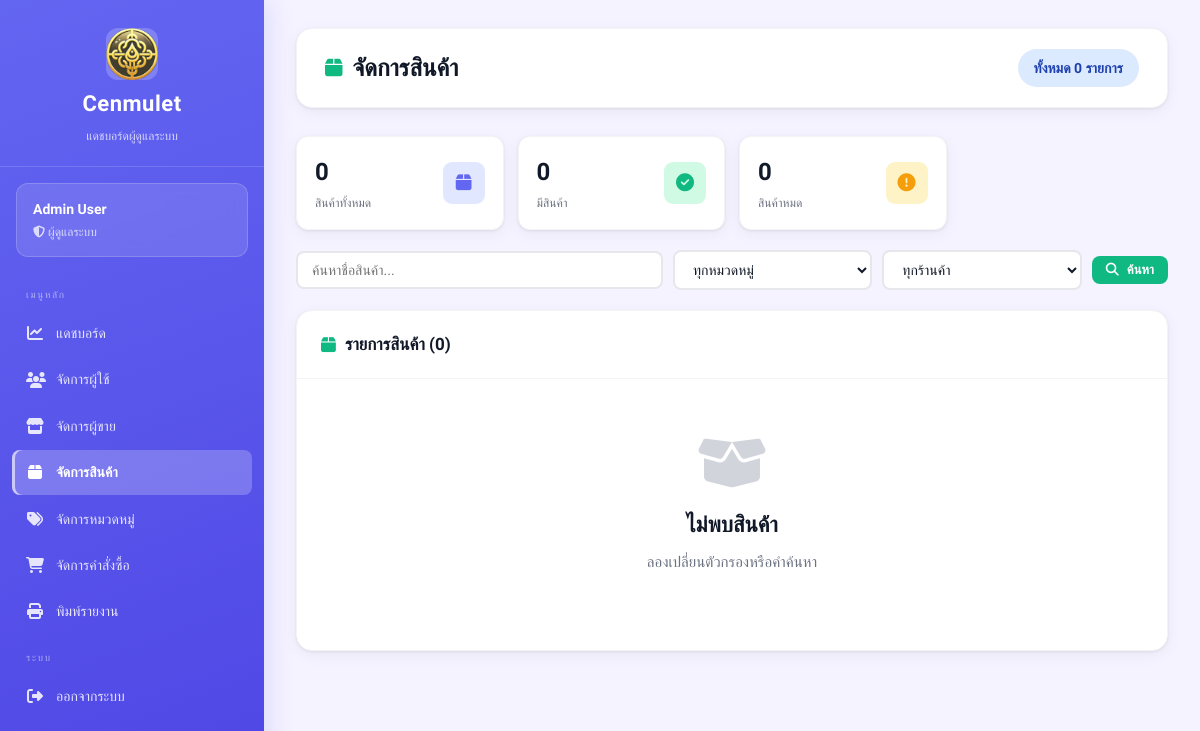
The page /views/admin/products.php (signed in) on the database as committed earlier.
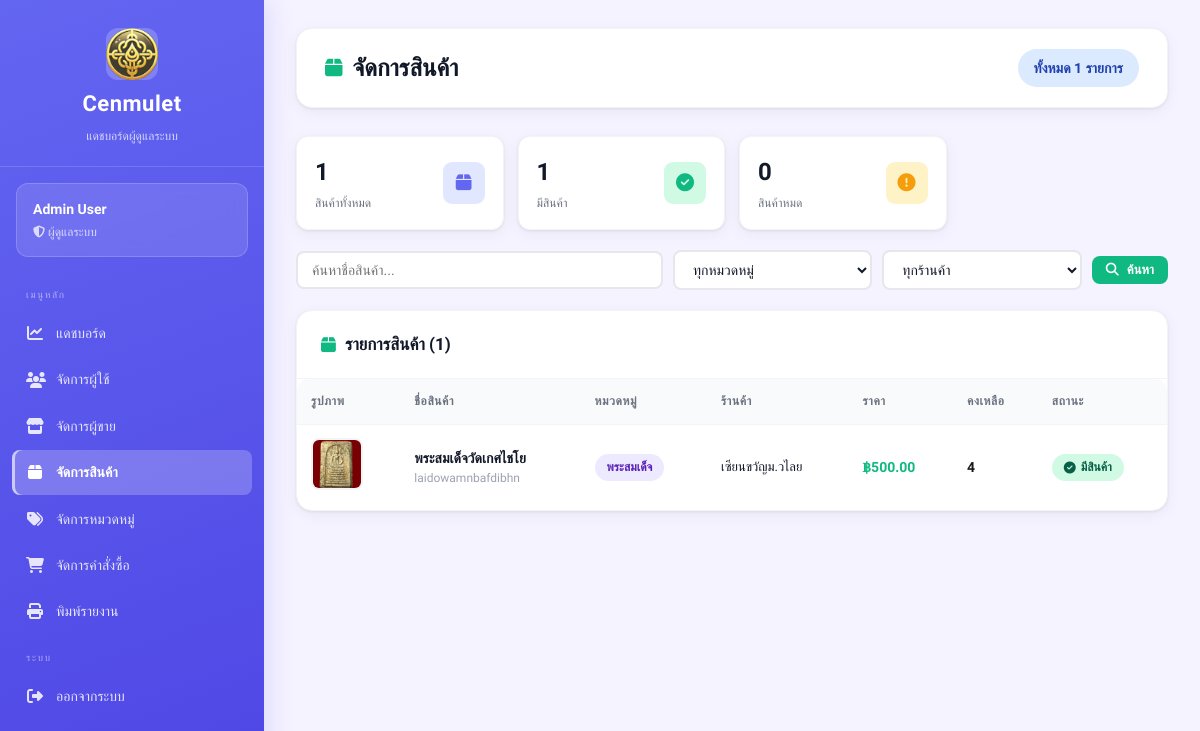
The same page on the database as committed later.
### tables this page shows
CREATE TABLE amulets (
    id INTEGER PRIMARY KEY AUTOINCREMENT,
    amulet_name TEXT,
    source TEXT,
    quantity INTEGER,
    price REAL,
    image TEXT,
    sellerId INTEGER,
    categoryId INTEGER,
    FOREIGN KEY (sellerId) REFERENCES sellers(id),
    FOREIGN KEY (categoryId) REFERENCES categories(id)
);

CREATE TABLE categories (
    id INTEGER PRIMARY KEY AUTOINCREMENT,
    category_name TEXT
);

CREATE TABLE sellers (
    id INTEGER PRIMARY KEY AUTOINCREMENT,
    fullname TEXT,
    store_name TEXT,
    username TEXT UNIQUE,
    password TEXT,
    address TEXT,
    img_store TEXT,
    tel TEXT,
    pay_contax TEXT,
    id_per TEXT,
    img_per TEXT,

    status TEXT DEFAULT 'pending',
    reject_reason TEXT,
    reviewed_at DATETIME
);

### views/admin/products.php (the view, shortened to what the changed rows need)
<?php
require_once __DIR__ . "/../../config/db.php";
$conditions = [];
$params     = [];
$where = $conditions ? "WHERE " . implode(" AND ", $conditions) : "";
$stmt = $db->prepare("
    SELECT a.*, c.category_name, s.store_name
    FROM amulets a
    LEFT JOIN categories c ON a.categoryId = c.id
    LEFT JOIN sellers s ON a.sellerId = s.id
    $where
    ORDER BY a.id DESC
");
$stmt->execute($params);
$products = $stmt->fetchAll(PDO::FETCH_ASSOC);
$total_products = $db->query("SELECT COUNT(*) FROM amulets")->fetchColumn();
$in_stock       = $db->query("SELECT COUNT(*) FROM amulets WHERE quantity > 0")->fetchColumn();
?>
<!DOCTYPE html>
<html lang="th">
<head>
    <link rel="stylesheet" href="/public/css/dashboard.css">
    <link rel="stylesheet" href="https://cdnjs.cloudflare.com/ajax/libs/font-awesome/6.5.1/css/all.min.css">
</head>
<body class="admin">
<div class="dashboard-container">
<?php include __DIR__ . '/_sidebar.php'; ?>
<main class="main-content">
    <div class="top-bar">
        <h1><i class="fa-solid fa-box"></i> จัดการสินค้า</h1>
        <span class="badge badge-info" style="font-size:14px;padding:8px 16px">
            ทั้งหมด <?php echo number_format($total_products); ?> รายการ
        </span>
    </div>
    <div class="stats-mini" style="margin-bottom:20px">
        <div class="stat-mini">
            <div><div class="stat-mini-value"><?php echo $total_products; ?></div><div class="stat-mini-label">สินค้าทั้งหมด</div></div>
        </div>
        <div class="stat-mini">
            <div><div class="stat-mini-value"><?php echo $in_stock; ?></div><div class="stat-mini-label">มีสินค้า</div></div>
        </div>
    </div>
    <div class="card">
        <div class="card-header">
            <h2><i class="fa-solid fa-box"></i> รายการสินค้า (<?php echo count($products); ?>)</h2>
        </div>
        <div class="table-wrapper">
        <?php if (count($products) > 0): ?>
        <table>
            <thead>
                <tr>
                    <th>รูปภาพ</th>
                    <th>ชื่อสินค้า</th>
                    <th>หมวดหมู่</th>
                    <th>ร้านค้า</th>
                    <th>ราคา</th>
                    <th>คงเหลือ</th>
                    <th>สถานะ</th>
                </tr>
            </thead>
            <tbody>
            <?php foreach ($products as $p): ?>
            <tr>
                <td>
                    <?php if (!empty($p['image'])): ?>
                    <img src="/uploads/amulets/<?php echo htmlspecialchars($p['image']); ?>"
                         class="product-img" alt="">
                    <?php else: ?>
                    <div class="no-image"><i class="fa-solid fa-image"></i></div>
                    <?php endif; ?>
                </td>
                <td>
                    <strong><?php echo htmlspecialchars($p['amulet_name']); ?></strong>
                    <?php if (!empty($p['source'])): ?>
                    <div style="font-size:12px;color:#9ca3af"><?php echo htmlspecialchars($p['source']); ?></div>
                    <?php endif; ?>
                </td>
                <td><span class="badge badge-purple"><?php echo htmlspecialchars($p['category_name'] ?? '-'); ?></span></td>
                <td>
                    <div style="font-size:13px;font-weight:500"><?php echo htmlspecialchars($p['store_name'] ?? '-'); ?></div>
                </td>
                <td><strong style="color:#10b981">฿<?php echo number_format($p['price'], 2); ?></strong></td>
                <td style="font-weight:600;color:<?php echo $p['quantity'] > 0 ? '#1a1a1a' : '#ef4444'; ?>">
                    <?php echo number_format($p['quantity']); ?>
                </td>
                <td>
                    <?php if ($p['quantity'] > 0): ?>
                    <span class="badge badge-success"><i class="fa-solid fa-circle-check"></i> มีสินค้า</span>
                    <?php else: ?>
                    <span class="badge badge-warning"><i class="fa-solid fa-circle-exclamation"></i> หมด</span>
                    <?php endif; ?>
                </td>
            </tr>
            <?php endforeach; ?>
            </tbody>
        </table>
        <?php else: ?>
        <div class="empty-state">
            <i class="fa-solid fa-box-open"></i>
            <h2>ไม่พบสินค้า</h2>
            <p>ลองเปลี่ยนตัวกรองหรือคำค้นหา</p>
        </div>
        <?php endif; ?>
        </div>
    </div>
</main>
</div>
</body>
</html>

Rows that differ between the two databases and show on the page:
added amulets: image (picture), amulet_name "พระสมเด็จวัดเกศไชโย", source "laidowamnbafdibhn", categoryId.category_name "พระสมเด็จ", sellerId.store_name "เซียนขวัญม.วไลย", price "500.00", quantity "4", shows "มีสินค้า"
Other text that changed with them:
$total_products: "0" → "1"
$in_stock: "0" → "1"
count($products): "0" → "1"
text no longer shown: "ไม่พบสินค้า ลองเปลี่ยนตัวกรองหรือคำค้นหา"
text now shown: "รูปภาพ ชื่อสินค้า หมวดหมู่ ร้านค้า ราคา คงเหลือ สถานะ"
